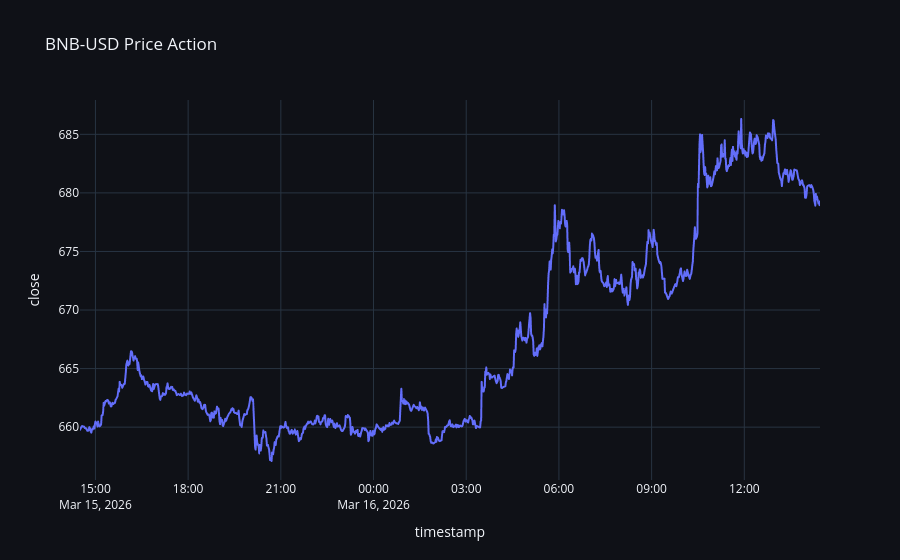

Write notebook code for a chart like this one.
### Markdown cell above
## ⚡ Quick Discovery
Load data and visualize volatility patterns instantly.

### Code cell
symbol = "BNB-USD"
timeframe = "1m"

try:
    df = session.load_live_ohlcv(symbol, timeframe , days = 1)
except Exception:
    df = session.sample_ohlcv(symbol="DOGE", days=365)

df = session.make_returns(df)
df = session.add_rolling_features(df)

fig = px.line(df.to_pandas(), x="timestamp", y="close", title=f"{symbol} Price Action")
fig.update_layout(**PLOTLY_DARK)
fig.show()

### Figure 1 — Plotly figure (JSON) as saved in the notebook; plotly's stock layout.template omitted (floating-point values rounded to 4 significant figures; data arrays with more than 128 entries replaced by an {"elided": "..."} marker saying what was removed)
{"data": [{"hovertemplate": "timestamp=%{x}<br>close=%{y}<extra></extra>", "legendgroup": "", "line": {"color": "#636efa", "dash": "solid"}, "marker": {"symbol": "circle"}, "mode": "lines", "name": "", "showlegend": false, "type": "scattergl", "x": {"elided": "1119 str values"}, "xaxis": "x", "y": {"elided": "1119 float values"}, "yaxis": "y"}], "layout": {"legend": {"tracegroupgap": 0}, "paper_bgcolor": "#0f1117", "plot_bgcolor": "#0f1117", "title": {"text": "BNB-USD Price Action"}, "xaxis": {"anchor": "y", "domain": [0, 1], "title": {"text": "timestamp"}}, "yaxis": {"anchor": "x", "domain": [0, 1], "title": {"text": "close"}}}}
